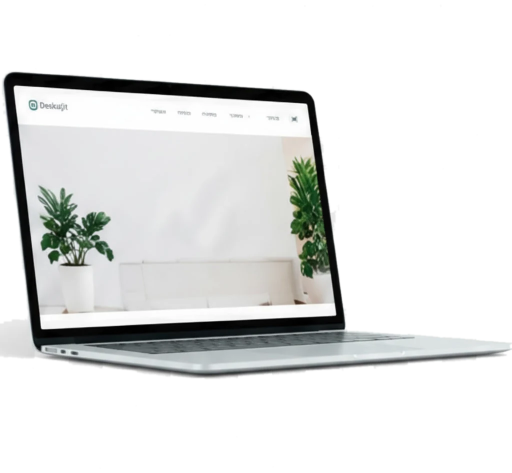
#> input picture images/laptop-hero-old.webp, 1024 x 946 px (shown at 1/2 size)
$ python -i features.py   (imports and definitions only)
#> lines starting #> are read from the running program, lines starting #| are printed output that depends on the picture
"""
חילוץ "features" (מאפיינים מספריים) מתוך תמונה.

חשוב: הפונקציה הזו משמשת גם בזמן האימון (על כל תמונת אימון)
וגם בזמן הזיהוי (על כל "חלון" שנבדק בתוך תמונה גדולה) - חייבים
להשתמש באותה פונקציה בדיוק בשני המקומות כדי שההשוואה תהיה הוגנת.

אין כאן שימוש ב-OpenCV או ב-YOLO - רק numpy ו-PIL.
"""

import numpy as np
from PIL import Image

from config import FEATURE_IMAGE_SIZE


def _color_histogram(img_rgb: Image.Image, bins: int = 8) -> np.ndarray:
    """היסטוגרמת צבע (RGB) - נותנת מושג כללי על צבעי האובייקט."""
    arr = np.asarray(img_rgb, dtype=np.float32) / 255.0
    channels_hist = []
    for ch in range(3):
        channel = arr[:, :, ch].ravel()
        hist, _ = np.histogram(channel, bins=bins, range=(0.0, 1.0))
        hist = hist.astype(np.float32)
        hist /= (hist.sum() + 1e-6)
        channels_hist.append(hist)
    return np.concatenate(channels_hist)


def _edge_orientation_histogram(gray: np.ndarray, bins: int = 9) -> np.ndarray:
    """
    היסטוגרמת כיווני קצוות (בהשראת HOG), מחושבת רק עם numpy.gradient.
    נותנת מושג כללי על ה"צורה" של האובייקט (למשל: עץ מלא בקצוות
    מרובי-כיוונים, שמיים ריקים כמעט בלי קצוות).
    """
    gy, gx = np.gradient(gray.astype(np.float32))
    magnitude = np.sqrt(gx ** 2 + gy ** 2)
    angle = (np.degrees(np.arctan2(gy, gx))) % 180.0

    bin_width = 180.0 / bins
    bin_idx = np.clip((angle // bin_width).astype(int), 0, bins - 1)

    hist = np.zeros(bins, dtype=np.float32)
    for b in range(bins):
        hist[b] = magnitude[bin_idx == b].sum()

    total = hist.sum()
    if total > 0:
        hist /= total
    return hist


def _spatial_grid_features(img_rgb: Image.Image, gray: np.ndarray, grid: int = 4) -> np.ndarray:
    """
    מחלק את התמונה לרשת של grid x grid תאים, ולכל תא מחשב צבע ממוצע
    (R,G,B) ו"עוצמת קצוות" ממוצעת. זה תופס את המבנה הגס של האובייקט
    (למשל: ירוק למעלה וחום למטה בעץ) בלי להיות רגיש לכל פיקסל -
    ולכן הרבה יותר עמיד לטשטוש, רעש ולהזזות קלות של החלון הנבדק
    מאשר השוואת פיקסלים גולמיים.
    """
    arr = np.asarray(img_rgb, dtype=np.float32) / 255.0
    h, w, _ = arr.shape
    ys = np.linspace(0, h, grid + 1).astype(int)
    xs = np.linspace(0, w, grid + 1).astype(int)

    gy, gx = np.gradient(gray)
    magnitude = np.sqrt(gx ** 2 + gy ** 2)

    color_cells = []
    edge_cells = []
    for i in range(grid):
        for j in range(grid):
            cell = arr[ys[i]:ys[i + 1], xs[j]:xs[j + 1], :]
            color_cells.append(cell.reshape(-1, 3).mean(axis=0))
            edge_cell = magnitude[ys[i]:ys[i + 1], xs[j]:xs[j + 1]]
            edge_cells.append(edge_cell.mean())

    return np.concatenate([np.array(color_cells).ravel(), np.array(edge_cells)]).astype(np.float32)


def extract_features(img: Image.Image) -> np.ndarray:
    """
    מקבל תמונת PIL בכל גודל, ומחזיר וקטור numpy באורך קבוע.
    שילוב של: היסטוגרמת צבע גלובלית + היסטוגרמת כיווני-קצוות +
    רשת מרחבית גסה של צבע/קצוות. במכוון לא משתמשים בפיקסלים
    גולמיים בפירוט גבוה, כדי שהזיהוי יהיה עמיד לתמונות באיכות נמוכה,
    טשטוש, רעש והזזות קלות.
    """
    img_rgb = img.convert("RGB").resize(FEATURE_IMAGE_SIZE)
    gray = np.asarray(img_rgb.convert("L"), dtype=np.float32) / 255.0

    color_hist = _color_histogram(img_rgb, bins=8)                    # 24 ערכים
    edge_hist = _edge_orientation_histogram(gray, bins=9)              # 9 ערכים
    spatial = _spatial_grid_features(img_rgb, gray, grid=4)            # 48 + 16 = 64 ערכים

    features = np.concatenate([color_hist, edge_hist, spatial]).astype(np.float32)
    return features

>>> from PIL import Image
>>> picture = Image.open('../../images/laptop-hero-old.webp')
#> picture is the input picture: PIL image 1024x946 RGBA; mean R, G, B, A 219, 220.2, 219.4, 101.9
>>> result = extract_features(picture)
#> in extract_features, `img_rgb = img.convert("RGB").resize(FEATURE_IMAGE_SIZE)`:
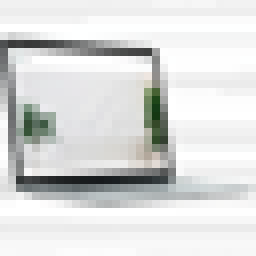
#> img_rgb: PIL image 32x32 RGB (shown 8 times larger); mean R, G, B 218.7, 220, 219.2
#> the loop in _color_histogram, `for ch in range(3):` made 3 passes
#> hist on passes 1 to 3: [0.00977, 0.0195, 0.0195, 0.04, 0.0312, 0.0576, 0.11, 0.712], [6, 17, 23, 36, 36, 59, 117, 730], [8, 22, 22, 37, 34, 55, 119, 727]
#> after the loop in _color_histogram, `for ch in range(3):`: channels_hist = [[0.00977, 0.0195, 0.0195, 0.04, 0.0312, 0.0576, 0.11, 0.712], [0.00586, 0.0166, 0.0225, 0.0352, 0.0352, 0.0576, 0.114, 0.713], [0.00781, 0.0215, 0.0215, 0.0361, 0.0332, 0.0537, 0.116, 0.71]]
#> in extract_features, `color_hist = _color_histogram(img_rgb, bins=8)`: color_hist = 24 values, max 0.713 at index 15, min 0.00586 at index 8, mean 0.125
#> in _edge_orientation_histogram, `gy, gx = np.gradient(gray.astype(np.float32))`:
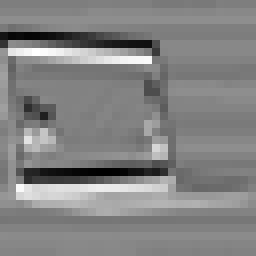
#> gy: shape (32, 32) float32 (shown 8 times larger); min -0.408, max 0.384, mean 0.000538; drawn with min black and max white
#> in _edge_orientation_histogram, `gy, gx = np.gradient(gray.astype(np.float32))`:
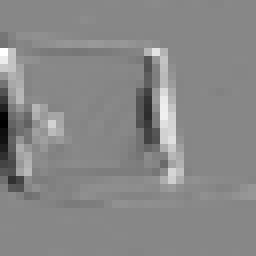
#> gx: shape (32, 32) float32 (shown 8 times larger); min -0.545, max 0.478, mean 0.00196; drawn with min black and max white
#> in _edge_orientation_histogram, `magnitude = np.sqrt(gx ** 2 + gy ** 2)`:
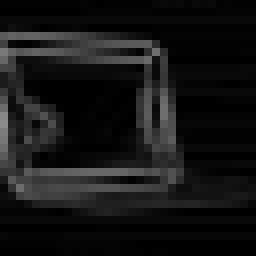
#> magnitude: shape (32, 32) float32 (shown 8 times larger); min 0, max 0.545, mean 0.0844
#> in _edge_orientation_histogram, `angle = (np.degrees(np.arctan2(gy, gx))) % 180.0`:
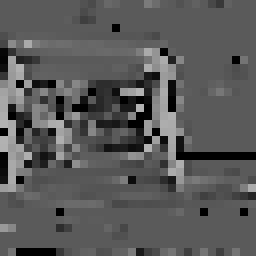
#> angle: shape (32, 32) float32 (shown 8 times larger); min 0, max 179.6, mean 88.7
#> in _edge_orientation_histogram, `bin_idx = np.clip((angle // bin_width).astype(int), 0, bins - 1)`:
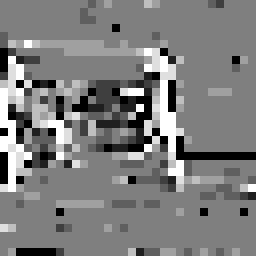
#> bin_idx: shape (32, 32) int64 (shown 8 times larger); min 0, max 8, mean 3.95; drawn with min black and max white
#> after the loop in _edge_orientation_histogram, `for b in range(bins):`: hist = [7.67, 1.7, 2.46, 4.84, 42.86, 8.13, 2.4, 3.86, 12.52]
#> in _edge_orientation_histogram, `total = hist.sum()`: total = 86.45
#> in _edge_orientation_histogram, `hist /= total`: hist = [0.0887, 0.0196, 0.0285, 0.056, 0.496, 0.0941, 0.0278, 0.0447, 0.145]
#> in extract_features, `edge_hist = _edge_orientation_histogram(gray, bins=9)`: edge_hist has the same summary as hist in _edge_orientation_histogram
#> after the loop in _spatial_grid_features, `for i in range(grid):`: color_cells = 16 items, first 6: [0.832, 0.834, 0.834], [0.859, 0.86, 0.86], [0.918, 0.92, 0.919], [0.972, 0.973, 0.973], [0.757, 0.773, 0.768], [0.908, 0.908, 0.911]; edge_cells = [0.132, 0.128, 0.0714, 0.0167, 0.125, 0.0163, 0.133, 0.0218, 0.197, 0.122, 0.165, 0.0302, 0.0507, 0.062, 0.0463, 0.0322]
#> in extract_features, `spatial = _spatial_grid_features(img_rgb, gray, grid=4)`: spatial = 64 values, max 0.973 at index 10, min 0.0163 at index 53, mean 0.666
#> in extract_features, `features = np.concatenate([color_hist, edge_hist, spatial]).astype(np...`: features = 97 values, max 0.973 at index 43, min 0.00586 at index 8, mean 0.481
#> result has the same summary as features in extract_features
